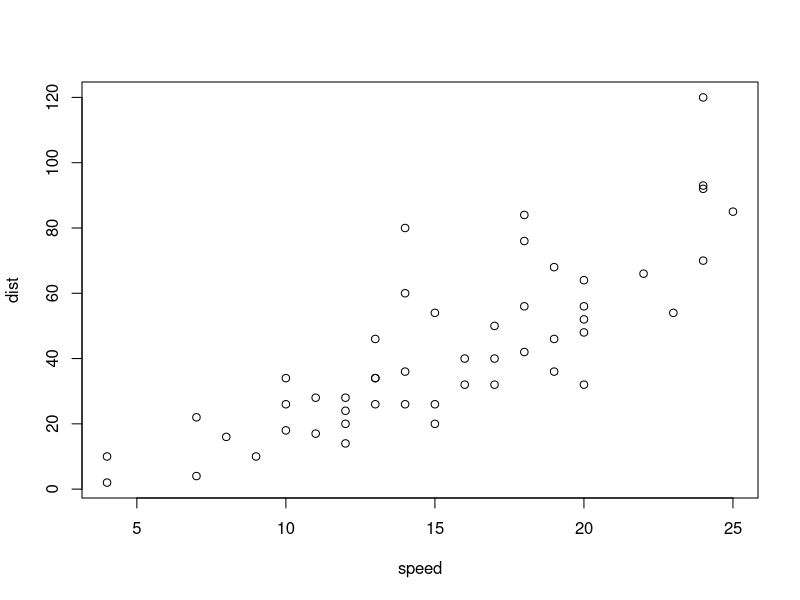
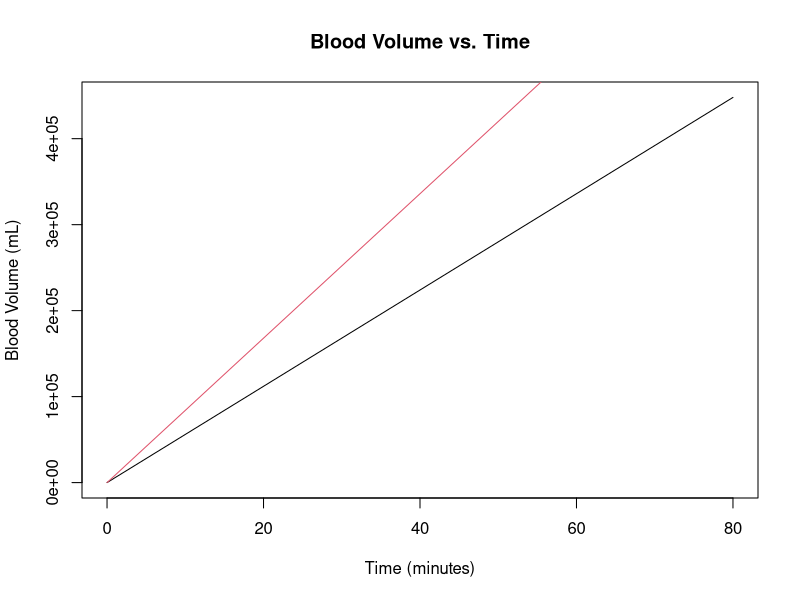
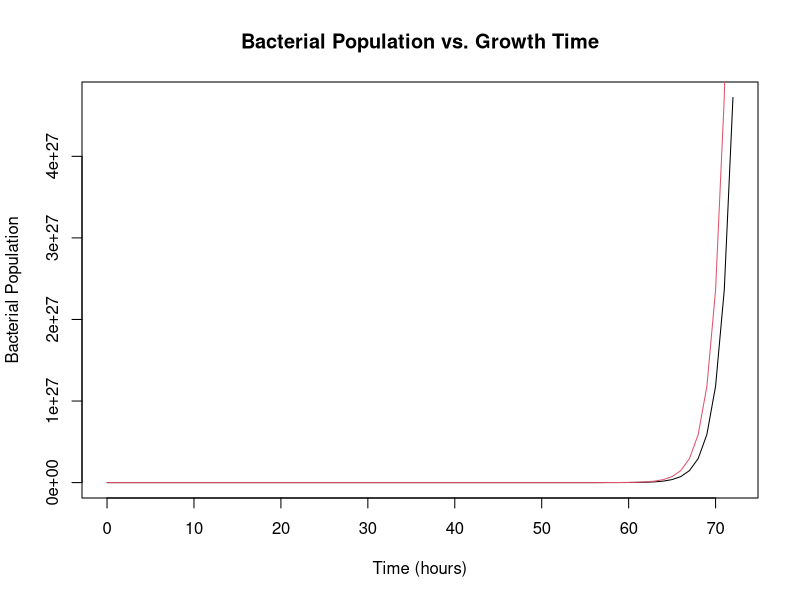
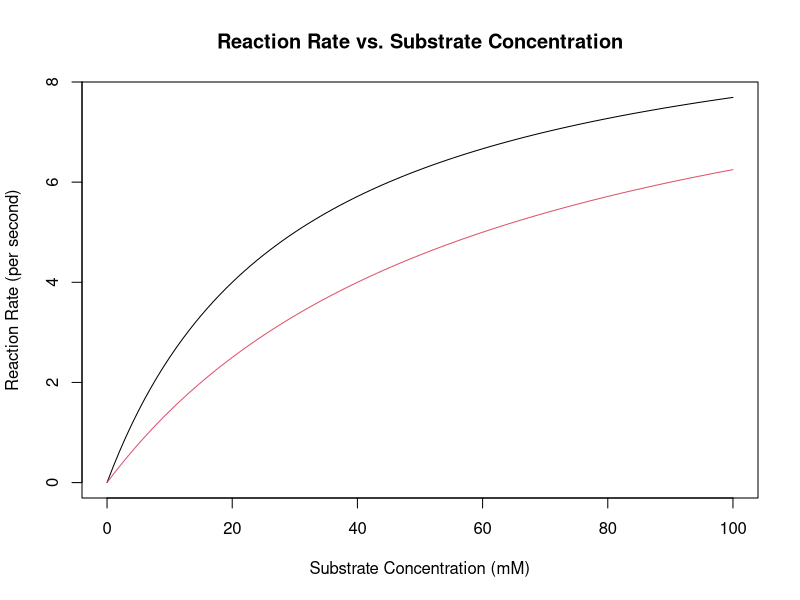

These charts were generated, in order, by the following R code:
## ---- chunk 1
summary(cars)
## ---- chunk 2
plot(cars)
## ---- chunk 3
strokevolume <- 70 
heartrate <- 80 
time <- 80
bloodvolume <-strokevolume*heartrate*time
print(bloodvolume)
## ---- chunk 4
time <- 0:80
bloodvolume <- strokevolume*heartrate*time
print(bloodvolume[c(47)])
plot(time,bloodvolume, main = "Blood Volume vs. Time", xlab = "Time (minutes)", ylab = "Blood Volume (mL)", type='l')
heartrate <- 120 
bloodvolume2 <- strokevolume*heartrate*time
lines(time, bloodvolume2, col=2)
## ---- chunk 5
initialpop <- 10^6 
growthtime <- 72
bacterialpop <- initialpop*2^growthtime
print(bacterialpop)
## ---- chunk 6
growthtime <- 0:72
bacterialpop <- initialpop*2^growthtime
print(bacterialpop[c(20)])
plot(growthtime,bacterialpop, main = "Bacterial Population vs. Growth Time", xlab = "Time (hours)", ylab = "Bacterial Population", type='l')
initialpop <- 2*10^6
bacterialpop2 <- initialpop*2^growthtime
lines(growthtime, bacterialpop2, col=2)
## ---- chunk 7
substrateconc <- 1
maxrxnrate <- 10
Michaelisconstant <- 30
rxnrate <- (maxrxnrate*substrateconc)/(Michaelisconstant+substrateconc)
print(rxnrate)
## ---- chunk 8
substrateconc <- 0:100
rxnrate <- (maxrxnrate*substrateconc)/(Michaelisconstant+substrateconc)
print(rxnrate[c(35)])
plot(substrateconc,rxnrate, main = "Reaction Rate vs. Substrate Concentration", xlab = "Substrate Concentration (mM)", ylab = "Reaction Rate (per second)", type='l')
Michaelisconstant <- 60
rxnrate2 <- (maxrxnrate*substrateconc)/(Michaelisconstant+substrateconc)
lines(substrateconc, rxnrate2, col=2) 
